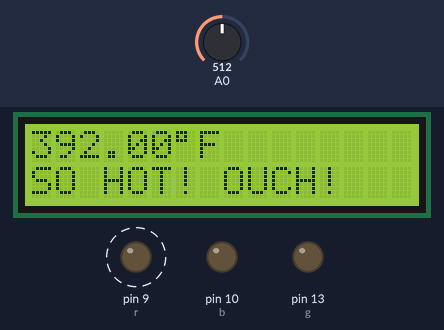
Simulated run of this sketch. Board: Arduino Uno, built with avr-gcc and run on an emulated ATmega328P. Shown: 16×2 character LCD, output pins drawn as LEDs (lit = HIGH). Dashed ring = blinking. The inputs (shaded band) are chosen by the test bench; at power-on: A0 = 512.

Above: at 0.2 s.
1.3 s: A0 set to 164
At 3.1 s:
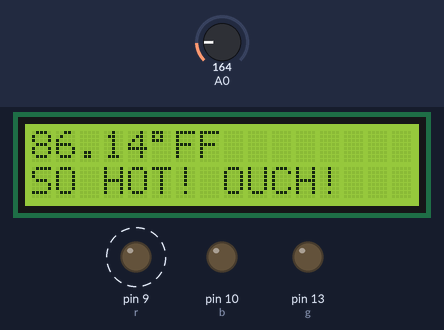
5.6 s: A0 set to 141
At 7.3 s:
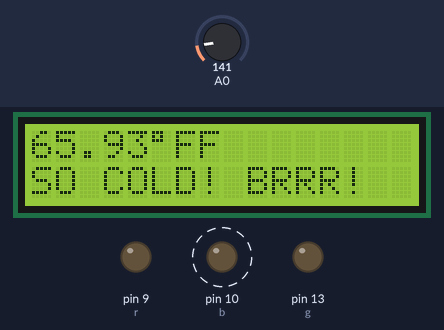
9.9 s: A0 set to 83
At 10.8 s:
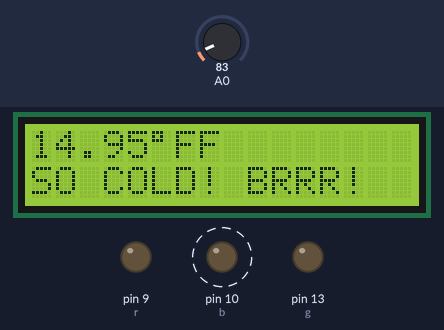
11.5 s: A0 set to 69
At 13.0 s:
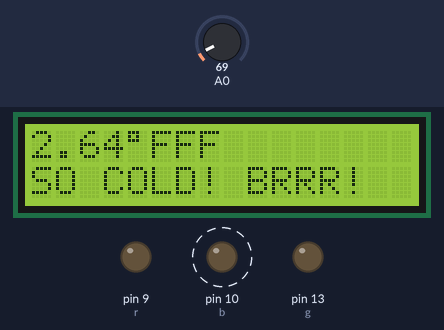
15.8 s: A0 set to 0
At 17.1 s:
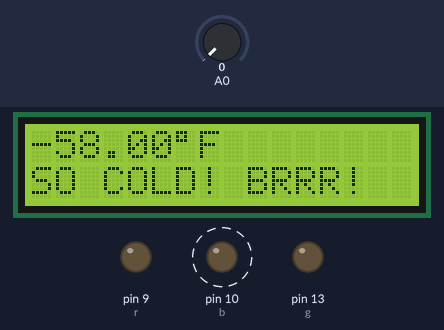
20.1 s: A0 set to 306
At 21.9 s:
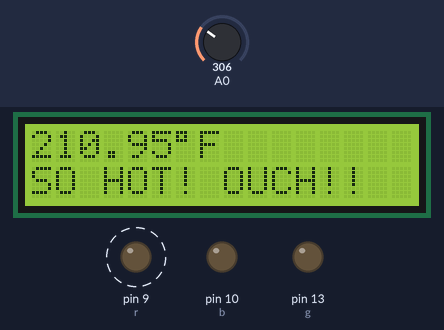
Timing chart, 0 to 25.4 s (numbered marks = the images above; inputs shaded):
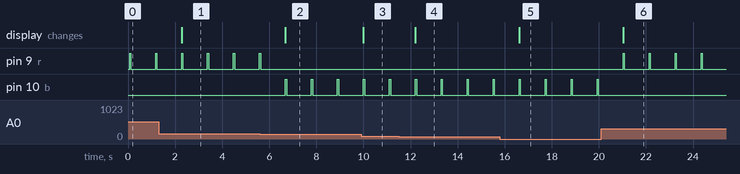

Measured:
- the behaviour switches between 154 and 153 on A0 (found by bisection; images 1 and 2)
- the behaviour switches between 78 and 77 on A0 (found by bisection; images 3 and 4)
- after the input at 1.3 s, the display: changes after 0.97 s (image 1)
- after the input at 5.6 s, pin 9 (r): goes on until 5.6 s, then stays LOW; pin 10 (b): alternates HIGH for 0.05 s and LOW for 1.1 s, starting after 1.1 s; the display: changes after 1.1 s (image 2)
- after the input at 9.9 s, the display: changes after 0.10 s (image 3)
- after the input at 11.5 s, the display: changes after 0.70 s (image 4)
- after the input at 15.8 s, the display: changes after 0.82 s (image 5)
- after the input at 20.1 s, pin 9 (r): alternates HIGH for 0.05 s and LOW for 1.1 s, starting after 0.93 s; pin 10 (b): stops changing and stays LOW; the display: changes after 0.93 s (image 6)

The sketch:

LCD_LED_TEMP.ino
```cpp
#include <LiquidCrystal.h>

#include <Wire.h>

LiquidCrystal lcd(12, 11, 5, 4, 3, 2);

const int temperaturePin = 0;

int r = 9;
//I have g at 13 because I just want to make sure that
//the curcuits are wired correctly.
int g = 13;

int b = 10;

float setDegreesF;

float voltage, degreesC, degreesF;

void temp()
{
  voltage = getVoltage(temperaturePin);
  degreesC = (voltage - 0.5) * 100.0;
  degreesF = degreesC * (9.0/5.0) + 32.0;
}

void setup()
{
  pinMode(r, OUTPUT);

  pinMode(g, OUTPUT);

  pinMode(b, OUTPUT);

  lcd.begin(16, 2);

  Serial.begin(9600);

  setDegreesF = 77.35;
}
void lcdSetter()
{
  lcd.setCursor(0, 0);
  lcd.print(degreesF);
  lcd.print((char)223);
  lcd.print("F");
}
void loop()
{
  temp();
  lcdSetter();
  alertSwitch();
  delay(1000);
}
float getVoltage(int pin)
{
  return (analogRead(pin) * 0.004882814);
}
void alertR()
{
  lcd.setCursor(0, 1);
  lcd.write("SO HOT! OUCH!");
  digitalWrite(r, HIGH);
  delay(50);
  digitalWrite(r, LOW);
  delay(50);
}

void alertG()
{
  lcd.setCursor(0, 1);
  lcd.write("Pretty good.");
  digitalWrite(g, HIGH);
  delay(50);
  digitalWrite(g, LOW);
  delay(50);
}

void alertB()
{
  lcd.setCursor(0, 1);
  lcd.write("SO COLD! BRRR!");
  digitalWrite(b, HIGH);
  delay(50);
  digitalWrite(b, LOW);
  delay(50);
}

void alertSwitch() {
  if(degreesF > setDegreesF - 0.5)// - 0.5 is just roughing it out
  {
   alertR();
  }
  else if(degreesF < setDegreesF - 0.5)
  {
   alertB();
  }
  else
  {
   alertG();
  }
}
```
